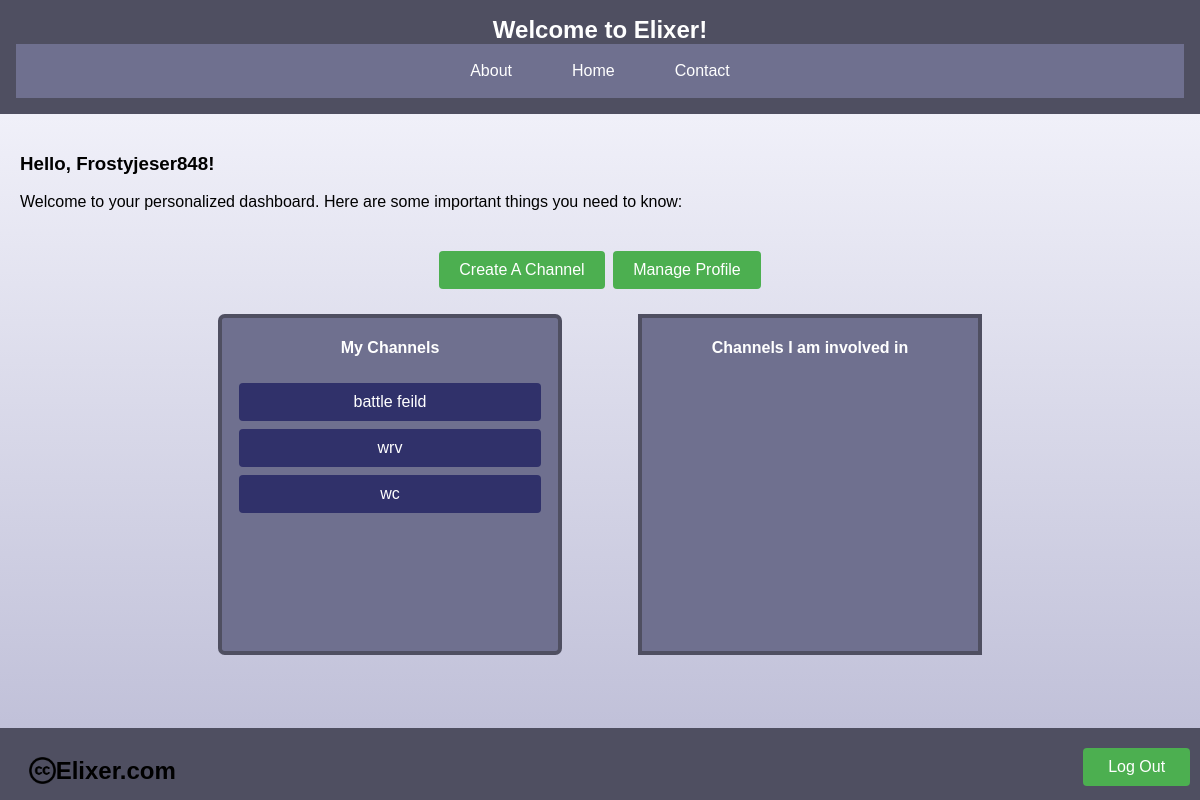
Page /dashboard/ (signed in) on the committed database.
### app/models.py (models this page shows, shortened)
class CustomUser(AbstractUser):
    email = models.EmailField(unique=True)
    profile_picture = models.ImageField(
        upload_to="profile_pictures/",
        null=True,
        blank=True,
    )
    groups = models.ManyToManyField(
        Group,
        verbose_name=("groups"),
        blank=True,
        related_name="customuser_set",
        related_query_name="user",
    )
    user_permissions = models.ManyToManyField(
        Permission,
        verbose_name=("user permissions"),
        blank=True,
        related_name="customuser_set",
        related_query_name="user",
    )

class Channel(models.Model):
    name = models.CharField(max_length=50, unique=True)
    description = models.CharField(max_length=200)
    creator = models.ForeignKey(CustomUser, on_delete=models.CASCADE)
    chat_members = models.ManyToManyField(
        CustomUser, related_name="channels", through="Membership"
    )
    MODE = (("Enabled", "Enabled"), ("Disabled", "Disabled"))
    safe_mode = models.CharField(
        max_length=10,
        choices=MODE,
    )

### app/views.py (the view, shortened to what this page needs)
# urls.py: path("dashboard/", dashboard, name="dashboard"),  # Dashboard page
@login_required(login_url=login_view)
def dashboard(request):
    user_authenticated = request.user.is_authenticated
    if user_authenticated:
        user_group = request.user.groups.first()
        if user_group:
            if user_group.name == "User":
                you = CustomUser.objects.get(username=request.user.username)
                channel_list = Channel.objects.filter(creator=you)
                involved_channels = Channel.objects.filter(chat_members=you).exclude(
                    creator=you
                )
                return render(
                    request,
                    "dash.html",
                    {
                        "user_authenticated": user_authenticated,
                        "channels": channel_list,
                        "involved_channels": involved_channels,
                    },
                )
        return render(request, "dash.html", {"user_authenticated": user_authenticated})
    else:
        return render(request, "login.html")  # Redirect to login if not authenticated

### app/templates/dash.html (shortened to what this page needs)
{% extends "base.html" %}
{% load static %}
{% block content %}
  </head>
  <body class="GradBod">
    <main>
      <h3>Hello, {{ request.user.username.title }}!</h3>
      <p>
        Welcome to your personalized dashboard. Here are some important things
        you need to know:
      </p>
    </main>
    <div class="BigDiv">
      <div class="CreationB">
      <a href="{% url 'create_channel' %}"><button>Create A Channel</button></a>
      <a href="{% url 'profile' %}"><button>Manage Profile</button></a>
      </div>
        <div class="Seperate">
          <div class="MyChannels">
            <h4 class="BoxWords">My Channels</h4>
          {% for channel in channels %}
          <a href="{% url 'channels' channel.name %}"><button class="MyChannelButton BoxBut">{{ channel.name }}</button></a>
          {% endfor %}
          </div>
          <div class="InvolvedChannels">
            <h4 class="BoxWords">Channels I am involved in</h4>
          </div>
        </div>
    </div>
    <footer class="Footed">
      <div class="DashDiv2">
      <div class="DashDiv">
        <img src="{% static "images/Cc.logo.circle.svg.png" %}" class="CC">
      <h4 class="headerWords2">Elixer.com</h4>
      </div>
     <a href="{% url 'logout' %}"> <button class="LogoutButton">Log Out</button></a>
    </div>
    </footer>
  </body>
{% endblock content %}

### app/static/styles.css (style rules this page uses)
:root { --darker_blue:#4f4f61; --lighter_blue:#6f708f; --border_exterior:#4d62b0; --border_interior: #001359; }
.Footed { background-color: #4f4f61; color: #fff; padding: 1rem; text-align: center; position: fixed; bottom: 0; width: 98%; }
.BigDiv { text-align: center; margin-left: auto; margin-right: auto; width: 70%; }
.CreationB { height: 50pt; }
.Seperate { display: flex; justify-content: space-around; }
.MyChannels { width: 40%; height: 250pt; border-radius: 5pt; overflow: auto; overflow-y: scroll; border: #4f4f61 solid 3pt; background-color: #6f708f; }
.BoxBut { width: 90%; }
.MyChannelButton { background-color: #30316a; text-align: center; }
.BoxWords { color: white; }
.InvolvedChannels { overflow: auto; overflow-y: scroll; width: 40%; height: 250pt; border: #4f4f61 solid 3pt; background-color: #6f708f; }
.GradBod { font-family: "Arial", sans-serif; background-size: cover; background-image: linear-gradient(to bottom,#f9f9ff,#bbbbd5); margin: 0; padding: 0; height: 100%; box-sizing: border-box; background-repeat: no-repeat; background-attachment: fixed; }
.headerWords2 { margin: 0; font-size: 1.5em; color:black; }
.DashDiv { width: 100%; justify-content: flex-start; bottom: 0; border: solid 10pt #4f4f61;; display: flex; }
.DashDiv2 { display: flex; height: 30pt; justify-content: center; }
.CC { height: 20pt; }
.LogoutButton { width: 80pt; background-color: #4caf50; color: white; border: none; padding: 10px 20px; text-align: center; text-decoration: none; display: inline-block; font-size: 16px; margin: 4px 2px; cursor: pointer; border-radius: 4px; transition: background-color 0.3s ease; }
html { height: 100%; }

### app/templates/dash.html (style rules this page uses)
button { background-color: #4caf50; color: white; border: none; padding: 10px 20px; text-align: right; text-decoration: none; display: inline-block; font-size: 16px; margin: 4px 2px; cursor: pointer; border-radius: 4px; transition: background-color 0.3s ease; }
main { padding: 20px; }

### rows in the picture
CustomUser: user.username "Frostyjeser848"
Channel: name "battle feild"
Channel: name "wrv"
Channel: name "wc"
